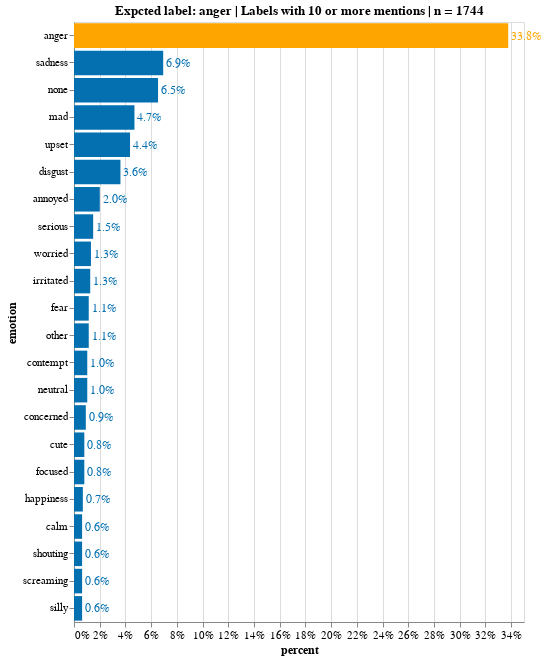

Notebook code cell kept with this figure:
### Markdown cell above
### Anger

### Code cell
emotion = 'anger'

df_emotion = emotion_df_formated(df_emo_answers, emotion) # subset 'emotion' rows
df_emotion_ans = df_emotion.drop(['photo_id', 'ethnicity', 'sex','age', 'label', 'url', 'photoId'], axis=1)
df_stack_emotion = formating_words(df_emotion_ans) # clean up
df_stack_emotion = manual_replace(df_stack_emotion)
df_stack_emotion = grouping(df_stack_emotion, syns)
df_stack_emotion = grouping(df_stack_emotion, hyps)

df_stack_emotion.replace({'scared': 'fear'}, inplace=True)

source = count_freq_labels(df_stack_emotion,X='stacked', col='emotion')
source_10 = source[source['counts'] > 10]

title = 'Expcted label: '+ emotion + ' | Labels with 10 or more mentions | n = '+ source['counts'].sum().astype(str)
X, Y = 'percent:Q', 'emotion:N'
w, h= 450, 600
txs, ls, ts = 12, 11, 12


chart_anger = simple_per_bar(
    source_10, title=title, X=X, Y=Y, \
    width=w, height=h, emotion=emotion, \
    text_size = txs, label_size = ls, title_size=ts)
chart_anger.display(renderer='svg')

### Figure 1 — Vega-Lite specification as saved in the notebook (floating-point values rounded to 4 significant figures)
{"config": {"view": {"continuousWidth": 400, "continuousHeight": 300}, "axis": {"labelFontSize": 11, "titleFontSize": 12}}, "layer": [{"mark": "bar", "encoding": {"color": {"condition": {"value": "orange", "test": "(datum.emotion === 'anger')"}, "value": "#0570b0"}, "x": {"type": "quantitative", "axis": {"format": ".0%"}, "field": "percent"}, "y": {"type": "nominal", "field": "emotion", "sort": "-x"}}, "title": "Expcted label: anger | Labels with 10 or more mentions | n = 1744"}, {"mark": {"type": "text", "align": "left", "baseline": "middle", "dx": 3, "fontSize": 12}, "encoding": {"color": {"condition": {"value": "orange", "test": "(datum.emotion === 'anger')"}, "value": "#0570b0"}, "text": {"type": "quantitative", "field": "percent", "format": ".1%"}, "x": {"type": "quantitative", "axis": {"format": ".0%"}, "field": "percent"}, "y": {"type": "nominal", "field": "emotion", "sort": "-x"}}, "title": "Expcted label: anger | Labels with 10 or more mentions | n = 1744"}], "data": {"name": "data-467a3a0f50fd64dd863675a9ab8ae94a"}, "height": 600, "width": 450, "$schema": "https://vega.github.io/schema/vega-lite/v4.8.1.json", "datasets": {"data-467a3a0f50fd64dd863675a9ab8ae94a": [{"counts": 589, "emotion": "anger", "percent": 0.3377}, {"counts": 121, "emotion": "sadness", "percent": 0.06938}, {"counts": 114, "emotion": "none", "percent": 0.06537}, {"counts": 82, "emotion": "mad", "percent": 0.04702}, {"counts": 76, "emotion": "upset", "percent": 0.04358}, {"counts": 63, "emotion": "disgust", "percent": 0.03612}, {"counts": 35, "emotion": "annoyed", "percent": 0.02007}, {"counts": 26, "emotion": "serious", "percent": 0.01491}, {"counts": 23, "emotion": "worried", "percent": 0.01319}, {"counts": 22, "emotion": "irritated", "percent": 0.01261}, {"counts": 20, "emotion": "fear", "percent": 0.01147}, {"counts": 20, "emotion": "other", "percent": 0.01147}, {"counts": 18, "emotion": "contempt", "percent": 0.01032}, {"counts": 18, "emotion": "neutral", "percent": 0.01032}, {"counts": 16, "emotion": "concerned", "percent": 0.009174}, {"counts": 14, "emotion": "cute", "percent": 0.008028}, {"counts": 14, "emotion": "focused", "percent": 0.008028}, {"counts": 12, "emotion": "happiness", "percent": 0.006881}, {"counts": 11, "emotion": "calm", "percent": 0.006307}, {"counts": 11, "emotion": "shouting", "percent": 0.006307}, {"counts": 11, "emotion": "screaming", "percent": 0.006307}, {"counts": 11, "emotion": "silly", "percent": 0.006307}]}}
